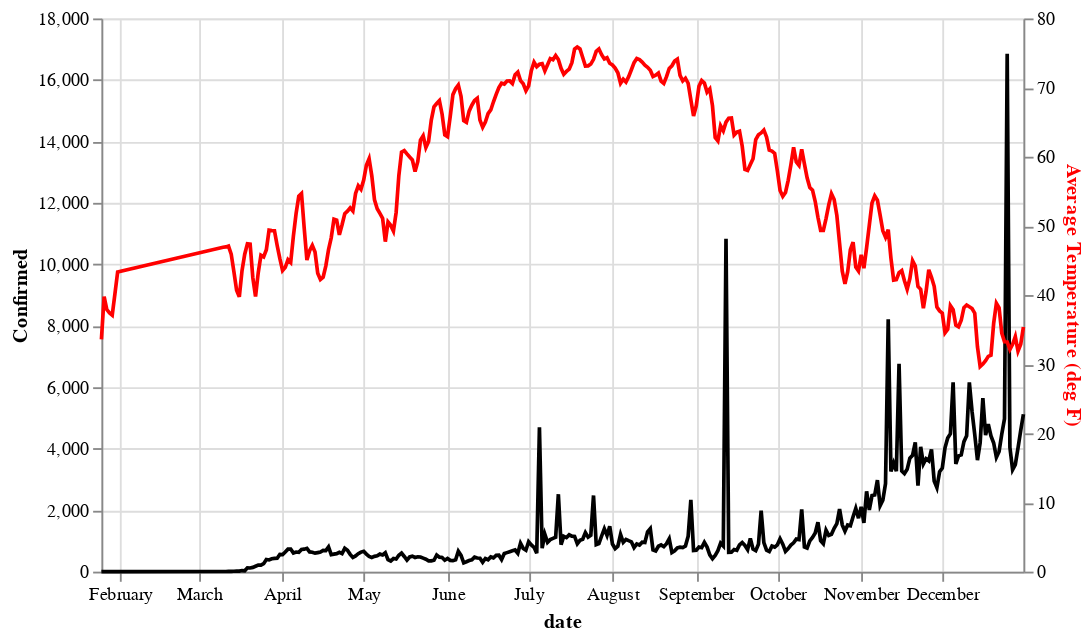

The notebook cell this image was saved under:
### Code cell
alt.data_transformers.disable_max_rows()
covid_chart = alt.Chart(covid_ts.groupby('date').mean().reset_index()).mark_line(color='black').encode( #
        x=alt.X('date:T',axis=alt.Axis(tickMinStep=180)),y='Confirmed')
tavg_chart = alt.Chart(tavg_ts.groupby('date').mean().reset_index()).mark_line(color='red').encode(
        x=alt.X('date:T',axis=alt.Axis(tickMinStep=180)),y=alt.Y('Average Temperature (deg F)',axis=alt.Axis(titleColor='red')))

(covid_chart+tavg_chart).properties(width=500).resolve_scale(y='independent')

### Figure 1 — Vega-Lite specification as saved in the notebook (floating-point values rounded to 4 significant figures; data arrays with more than 128 entries replaced by an {"elided": "..."} marker saying what was removed)
{"config": {"view": {"continuousWidth": 400, "continuousHeight": 300}}, "layer": [{"data": {"name": "data-1ae4180731ce9ad545b400c05c5a49f7"}, "mark": {"type": "line", "color": "black"}, "encoding": {"x": {"type": "temporal", "axis": {"tickMinStep": 180}, "field": "date"}, "y": {"type": "quantitative", "field": "Confirmed"}}}, {"data": {"name": "data-b0ac0668f06cf8b7f90880f5ccadf70e"}, "mark": {"type": "line", "color": "red"}, "encoding": {"x": {"type": "temporal", "axis": {"tickMinStep": 180}, "field": "date"}, "y": {"type": "quantitative", "axis": {"titleColor": "red"}, "field": "Average Temperature (deg F)"}}}], "resolve": {"scale": {"y": "independent"}}, "width": 500, "$schema": "https://vega.github.io/schema/vega-lite/v4.8.1.json", "datasets": {"data-1ae4180731ce9ad545b400c05c5a49f7": {"elided": "304 records"}, "data-b0ac0668f06cf8b7f90880f5ccadf70e": {"elided": "304 records"}}}
